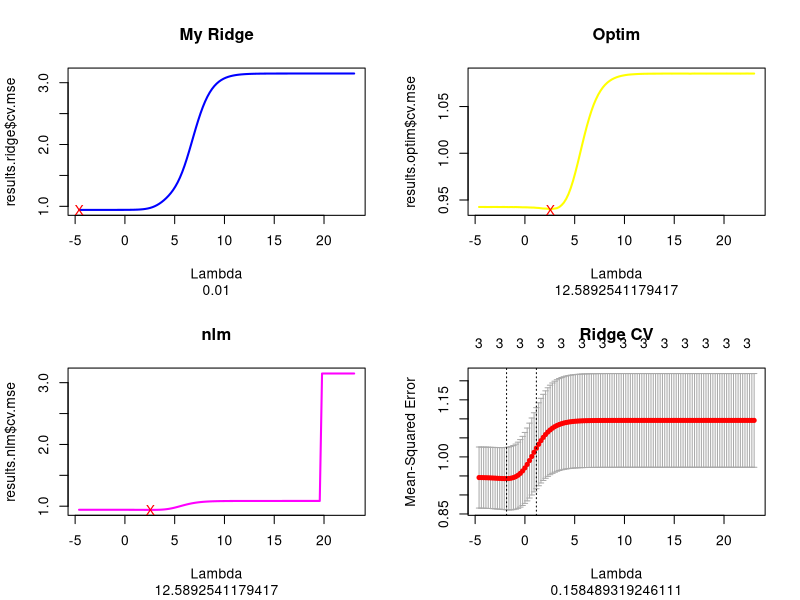
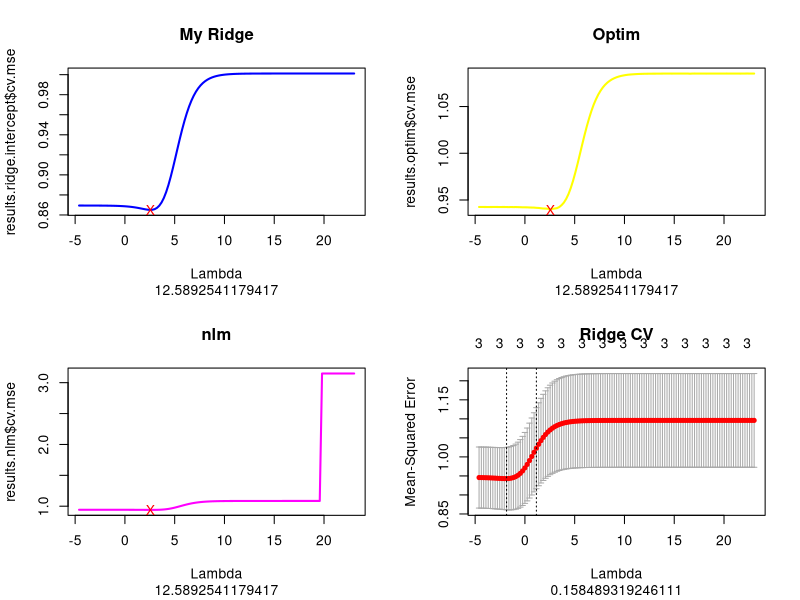
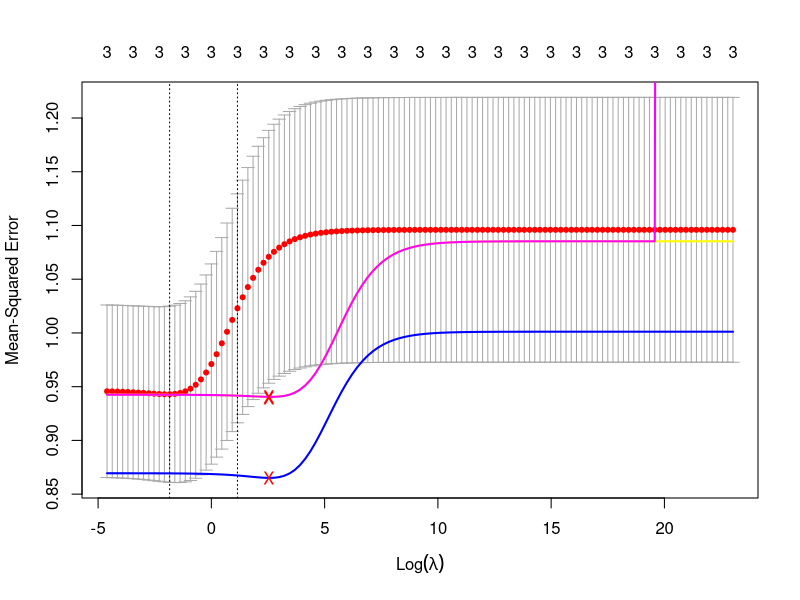

Here is the R script that generated these plots, in order:
###########################################################
#                      Data Mining                        #
#                   Home Assignment 2                     #
#           Denys Sementsov, Svetlana Topalyan            #
#        stu110401, Mn1001084     Mn1110072               #
##########################################################






#### 1. Generating samples of size n = 100 of all random variables ####
options(scipen=999) 
set.seed(333)

# Generating random variables
n = 100

u = rnorm(n = 100, mean = 0, sd = 1)
x1 = rnorm(n = 100, mean = 0, sd = 1)
x2 = rnorm(n = 100, mean = 0, sd = 1)
x3 = rnorm(n = 100, mean = 0, sd = 1)

# Our true model 
y = as.matrix(1 + 0.5*x1^2 + u)

# refactoring data
data = data.frame(y, x1, x2, x3, u)

# creating our model
formula = model.matrix(y ~ I(x1^2) + I(x2^2) + I(x3^2) + u, data = data)

# getting only x's observations from out formula
x = formula[,2:4]

#### 2. Estimating model usig ridge regression ####

# We can do ridge regression using two approaches.

#### Frist idea is to take my.OLS function from tutorial 1 and edit it  ####
# as it would take lambda as part of equasion for Beta
# B = (X'X + lambda*I)**-1 * X'y, solving the problem numerically
# For this tutorial we know that all variables are drawn from the same distribution with mean 0, have standard deviation 1
# and will not scale dependent nor independent variables


#' @description  Fitting ridge regression 
#' 
#' @param Input1: Y - Dependent variables, vector kx1
#' @param Input2: X - Regressors, matrix k x n (model.matrix)
#' @param Input3: Lambda value (Float, Default = 0)
#' @param Input4: Estimate or center Beta?
#' 
#' @return Coefficients of ridge regression
#' 
my_ridge_regression = function (x, y, lambda = 0, shrink_beta = TRUE)
  {
  
  x = as.matrix(x)
  y = as.matrix(y)
  
  # As always, verifying input for the function
  if (nrow(y) != nrow(x)) warning("Input error! Make sure that number of rows of Y = number of rows of X")

  # converting data into matricies for better multiplication functionality
  mat_y = y
  mat_x = cbind(rep(1, nrow(x)), x)
  
  
  # preparing identity matrix times lambda, we will have to add lambda to a product of t(X) * X - that will be n+1 x n+1 matrix for matrix with intercept
  lambda_matrix = lambda * diag(ncol(mat_x))
  if (!shrink_beta)
  {
    # To avoid shrinkage effect on intercept
    lambda_matrix[1] = 0
  }
  
  
  # estimating betas using LS formula with shrinkage coefficient
  estimated_betas = solve( (t(mat_x)  %*%  mat_x) + lambda_matrix, t(mat_x) %*% mat_y )

  # finding RSS + Shrinkage estimate
  error = mat_y - mat_x %*% estimated_betas
  residuals_squared = t(error) %*% error
  error_rate = residuals_squared + lambda * sum(estimated_betas * estimated_betas)
  
  return(list("Coefficients" = as.matrix(estimated_betas), "Error" = as.vector(error_rate))) 
}


#### Checking true values of ridge regression ####

library(glmnet)
lambdas = 10^seq(10, -2, -0.1)
ridge.test = glmnet(x, y, alpha = 0, lambda = lambdas, standardize = FALSE)
best.lambda.index = which.min(ridge.test$lambda)
ridge.test$lambda[best.lambda.index]
coef(ridge.test)[,best.lambda.index]

#################################################

my_ridge_regression(x = x, y = y, lambda = ridge.test$lambda[best.lambda.index])

# my ridge regression returns slightly different coefficients than that of glmnet function - this might be of internall fitting procedure of predict
# the difference in coefficients is due to construction

#### The second idea is to use optim() method to minimize function of lambda instead of computing it by hand ####

f = function(par, lambda, y, x)
{
  betas = c(par[2], par[3], par[4])
  intercept = par[1]
  sum( ( y  - intercept -  x %*% betas)^2 )  + lambda * sum ( betas^2 )
}

nlm(p = c(0,0,0,0), f, lambda = ridge.test$lambda[best.lambda.index], y = y, x = x)
optim(par = c(0,0,0,0), f, lambda = ridge.test$lambda[best.lambda.index], y = y, x = x)

# both optim and nlm give us coefficient close to numerical solution of my_ridge_regression than to glmnet and further shrinking them towards zero

#### 3. Picking right shrinkage intensivity ####

# Straightforward iteration over lambda values and performing K-fold cross-validation to choose lambda with lowest corresponding CV.MSE

# K-fold function
#' @description This function will perform cross-validation based on your data and lambda values
#' 
#' @param Input: (x,y, K = 10, lambda = 0, type and shrink parameters for)
#' 
#' @return Cross-validated MSE for given inputs
#' 
my_kfold_ridge = function(x, y, K = 10, lambda = 0, fn = NA, type = "optim", shrink = TRUE) 
{
  x = as.matrix(x)
  y = as.matrix(y)
  
  CV = NA
  # Dimension check
  if (nrow(x) %% K != 0) warning("Data cannot be splitted into ", K," equal-sized parts")
  
  # Creating K equal folds indexies
  folds = cut(seq(1, nrow(data)), breaks = K,labels = FALSE)
  
  # Initialization of MSE vector
  MSE = c()
  
  # main loop
  for(i in 1:K)
  {
    # separating current validation and train data
    train_index = !folds == i
    validation_index = folds == i
    
    ### fitting with optim
    if (type == "optim")
    {
      coef =  optim(par = c(0,0,0,0), fn, lambda = lambda, y = y[train_index,], x = x[train_index,])$par
      intercept = coef[1]
      coef = coef[-1]
    }
    else if (type == "ridge")
    {
    # fitting with my_ridge
      coef = my_ridge_regression( x = x[train_index,], y = y[train_index,], lambda = lambda, shrink_beta = shrink)$Coefficients
      intercept = coef[1]
      coef = coef[-1]
    }
    else if (type == "nlm")
    {
      coef = nlm(p = c(0,0,0,0), fn, lambda = lambda, y = y[train_index,], x = x[train_index,])$estimate
      intercept = coef[1]
      coef = coef[-1]
    }
    
    
    
    # Predicting data of validation set
    predicted = x[validation_index,] %*% coef + intercept
    
    # actual 
    actual = y[validation_index,]
    
    # calculating mse for given fold
    MSE[i] = mean ((actual - predicted)^2)
  }
    # cv error
    CV = mean(MSE)
    return(CV)
}
  

#' @description This function will help choose optimal alpha for ridge regression
#'
#' @param Input1: x, y : Data for fitting the model
#' @param Input2: fn: function to be minimized
#' @param Input3: lambda: lambda range
#' @param Input4: K: amount of folds for crossvalidation
#' @param ...: type and shrink parameters for my_ridge regression
#' 
#' @return List with Lambdas and corresponding MSEs, $lambda.min is available
#' 
my_best_lambda = function(x, y, fn, lambda, K = 10, type = "optim", shrink = TRUE)
{
  # initializing rezult table
  results = list("lambda" = lambda, "cv.mse" = rep(0, length(lambda)), "lambda.best" = 0)
  
  ### main loop ###
  for (i in 1:length(results$lambda))
  {
    # Storing results of cross-validation for current lambda
    results$cv.mse[i] = my_kfold_ridge(x, y, K = K, lambda = results$lambda[i], f = fn, type, shrink)
  }
  
  # best lambda - the one that returns smallest mse
  results$lambda.best = results$lambda[which.min(results$cv.mse)]
  
  return (results)
}



#### Results ####

# According to my_ridge
results.ridge = my_best_lambda(x, y, f, lambda = lambdas, type = "ridge")
# best lambda
results.ridge$lambda.best
# min mse achieved
results.ridge$cv.mse[which.min(results.ridge$cv.mse)]
# corresponding coeffients
my_ridge_regression(x, y, results.ridge$lambda.best)

# According to optim
results.optim = my_best_lambda(x, y, f, lambda = lambdas, type = "optim")
# best lambda according to optim
results.optim$lambda.best
# min mse achieved with optim
results.optim$cv.mse[which.min(results.optim$cv.mse)]
# corresponding coeffients
optim(par = c(0,0,0,0), f, lambda = results.optim$lambda.best, y = y, x = x)$par

# According to nlm
results.nlm = my_best_lambda(x, y, f, lambda = lambdas, type = "nlm")
# best lambda according to nlm
results.nlm$lambda.best
# min mse achieved with nlm
results.nlm$cv.mse[which.min(results.nlm$cv.mse)]
# corresponding coeffients
nlm(p = c(0,0,0,0), f, lambda = results.nlm$lambda.best, y = y, x = x)$estimate

# According to ridhe regression
cv = cv.glmnet(x, y, alpha = 0, lambda = lambdas, nfolds = 10, standatize = FALSE)
# Best lambda
cv$lambda.min
# Corresponding coefficients
predict(ridge.test, s = cv$lambda.min, alpha = 0, type = "coefficients")


par(mfrow = c(2,2))
#### Plotting results ####
plot(log(results.ridge$lambda), results.ridge$cv.mse, col = "blue", type = "l", lwd = 2, main = "My Ridge", xlab = c("Lambda", results.ridge$lambda.best))
points(log(results.ridge$lambda.best), results.ridge$cv.mse[which.min(results.ridge$cv.mse)], col = "red", pch = "X")

plot(log(results.optim$lambda), results.optim$cv.mse, col = "yellow", type = "l", lwd = 2, main = "Optim", xlab = c("Lambda", results.optim$lambda.best))
points(log(results.optim$lambda.best), results.optim$cv.mse[which.min(results.optim$cv.mse)], col = "red", pch = "X")

plot(log(results.nlm$lambda), results.nlm$cv.mse, col = "magenta", type = "l", lwd = 2, main = "nlm", xlab = c("Lambda", results.nlm$lambda.best))
points(log(results.nlm$lambda.best), results.nlm$cv.mse[which.min(results.nlm$cv.mse)], col = "red", pch = "X")

plot(cv, main = "Ridge CV", xlab = c("Lambda", cv$lambda.min))


#' Despite the fact that none of the methods above were able to (as expected from ridge regression) 0 out x2 and x3 in our model (as y clearly does not depend on either)
#' all methods correctly shrinked them towards zero, with optim and nlm apply more penalty to the coefficients. Optim also has 
#' lowest mean(mse) out of three applied methods and is closer to the one r provides us with. However it doesnt spot lowest minumum optimum lambda for the
#' module (maybe for the best as we know that there is no correlation between x2, x3 and y) All methods seem to correctly estimate intecept close to 0 + sd(u) but
#' there is some deviation in this. Since we did not center data explicitly, my_ridge also brings intercept closer to 1.
#' nlm apears to return smaller mse and better overall coefficients for bigger range of lambda

my_ridge_regression(x, y, lambda = 10^15)
optim(par = c(0,0,0,0), f, lambda = 10^15, y = y, x = x)$par
nlm(p = c(0,0,0,0), f, lambda = 10^15, y = y, x = x)$estimate
predict(ridge.test, s = 10^15, alpha = 0, type = "coefficients")

#' Also it appears that when lambde gets higher optim is the only method besides glmnet that returns ridge-like coefficients with
#' unpenalized intercept and close to but not exactly zero coefficients. 
#' nlm is clearly follows different approach.

# if we decide to not shrink intercept in my_ridge approach, however, we get more sensible results
results.ridge.intercept = my_best_lambda(scale(x), scale(y), lambda = lambdas, K = 10, type = "ridge", shrink = FALSE)
results.ridge.intercept$lambda.best
my_ridge_regression(x, y, results.ridge.intercept$lambda.best)
# That seems to caught the behaviour of the model the better and return reasonable mse.

# Plot again
plot(log(results.ridge.intercept$lambda), results.ridge.intercept$cv.mse, col = "blue", type = "l", lwd = 2, main = "My Ridge", xlab = c("Lambda", results.ridge.intercept$lambda.best))
points(log(results.ridge.intercept$lambda.best), results.ridge.intercept$cv.mse[which.min(results.ridge.intercept$cv.mse)], col = "red", pch = "X")

plot(log(results.optim$lambda), results.optim$cv.mse, col = "yellow", type = "l", lwd = 2, main = "Optim", xlab = c("Lambda", results.optim$lambda.best))
points(log(results.optim$lambda.best), results.optim$cv.mse[which.min(results.optim$cv.mse)], col = "red", pch = "X")

plot(log(results.nlm$lambda), results.nlm$cv.mse, col = "magenta", type = "l", lwd = 2, main = "nlm", xlab = c("Lambda", results.nlm$lambda.best))
points(log(results.nlm$lambda.best), results.nlm$cv.mse[which.min(results.nlm$cv.mse)], col = "red", pch = "X")

plot(cv, main = "Ridge CV", xlab = c("Lambda", cv$lambda.min))



# all lines together
par(mfrow=c(1,1))
plot(cv)
lines(log(results.ridge.intercept$lambda), results.ridge.intercept$cv.mse, col = "blue", type = "l", lwd = 2, main = "My Ridge", xlab = c("Lambda", results.ridge.intercept$lambda.best), add = TRUE)
points(log(results.ridge.intercept$lambda.best), results.ridge.intercept$cv.mse[which.min(results.ridge.intercept$cv.mse)], col = "red", pch = "X")

lines(log(results.optim$lambda), results.optim$cv.mse, col = "yellow", type = "l", lwd = 2, main = "Optim", xlab = c("Lambda", results.optim$lambda.best), add = TRUE)
points(log(results.optim$lambda.best), results.optim$cv.mse[which.min(results.optim$cv.mse)], col = "red", pch = "X")

lines(log(results.nlm$lambda), results.nlm$cv.mse, col = "magenta", type = "l", lwd = 2, main = "nlm", xlab = c("Lambda", results.nlm$lambda.best), add = TRUE)
points(log(results.nlm$lambda.best), results.nlm$cv.mse[which.min(results.nlm$cv.mse)], col = "red", pch = "X")


